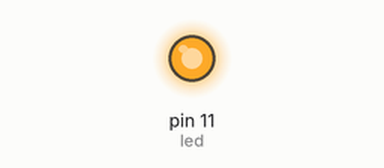
Simulated run of this sketch. Board: Arduino Uno, built with avr-gcc and run on an emulated ATmega328P. On the bench: output pins drawn as LEDs (lit = HIGH).

Above: at 0.1 s.
Timing chart, 0 to 1.6 s (numbered marks = the images above):
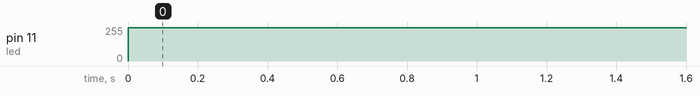

Measured:
- by itself, pin 11 (led): 0/255 → 251/255 at 0.00 s

The sketch:

minus.ino
```cpp
int led = 11;
void setup() {
  // put your setup code here, to run once:
pinMode(led, OUTPUT);
}

void loop() {
  // put your main code here, to run repeatedly:
analogWrite(led,-5);// den van sang mac du gia tri xung la am
delay(30);
}
```
